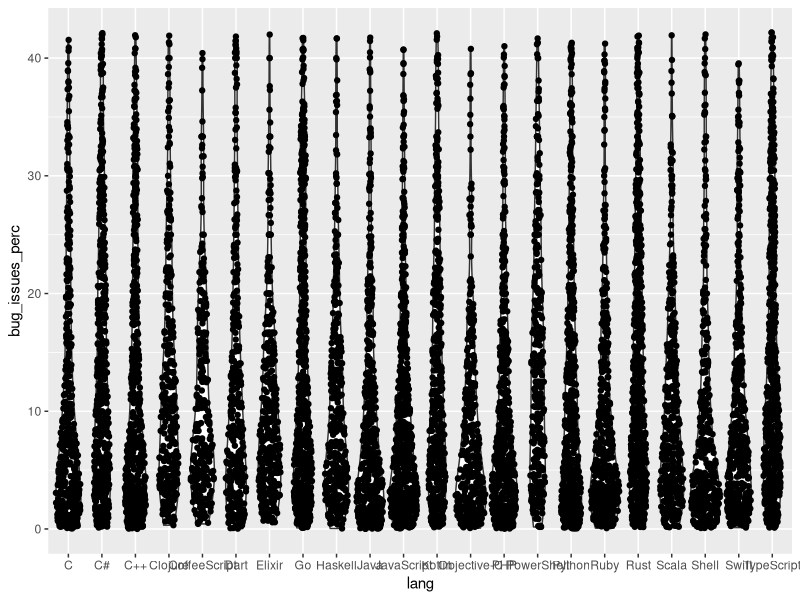

This chart was generated by the following R code:
## ---- chunk 1
repos <- read.csv2("lang_repos.csv")
## ---- chunk 2
repos$bug_issues_perc <- repos$bug_issues / repos$issues * 100
repos$bug_pull_requests_perc <- repos$bug_pull_requests / repos$pull_requests * 100
repos <- repos[repos$bug_issues_perc != Inf, ]
repos <- repos[!is.na(repos$bug_issues_perc), ]
repos <- repos[repos$bug_issues_perc != 0, ]
repos_bugs <- data.frame(lang = repos$language, bug_issues_perc = repos$bug_issues_perc)
# Remove outliers
remove_outliers_from_data_frame <- function(data_frame, x) {
    Q <- quantile(x, probs = c(.25, .75), na.rm = FALSE)
    iqr <- IQR(x)
    return(subset(data_frame, x > (Q[1] - 1.5 * iqr) & x < (Q[2] + 1.5 * iqr)))
}
repos_bugs <- remove_outliers_from_data_frame(repos_bugs, repos_bugs$bug_issues_perc)
## ---- chunk 3
# Include necessary libraries for doing these visualisations
library(ggplot2)
library(ggbeeswarm)
library(ggforce)
ggplot(repos_bugs) + # Base plot
    aes(x = lang, y = bug_issues_perc) + # Set data format
    geom_violin() + # Base violin plot
    geom_sina() # Generate points on top of violin plot
